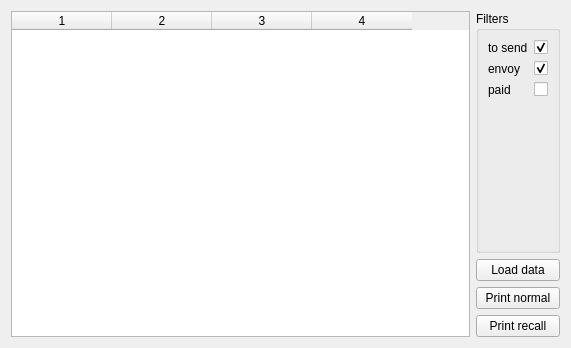
<?xml version="1.0" encoding="UTF-8"?>
<ui version="4.0">
 <class>FormVBROverview</class>
 <widget class="QWidget" name="FormVBROverview">
  <property name="geometry">
   <rect>
    <x>0</x>
    <y>0</y>
    <width>571</width>
    <height>348</height>
   </rect>
  </property>
  <property name="windowTitle">
   <string>Form</string>
  </property>
  <layout class="QHBoxLayout" name="horizontalLayout">
   <item>
    <widget class="QTableWidget" name="tableWidget">
     <property name="columnCount">
      <number>4</number>
     </property>
     <column/>
     <column/>
     <column/>
     <column/>
    </widget>
   </item>
   <item>
    <layout class="QVBoxLayout" name="verticalLayout">
     <item>
      <widget class="QGroupBox" name="groupBox">
       <property name="title">
        <string>Filters</string>
       </property>
       <layout class="QFormLayout" name="formLayout_2">
        <item row="0" column="0">
         <widget class="QLabel" name="toSendLabel">
          <property name="text">
           <string>to send</string>
          </property>
         </widget>
        </item>
        <item row="0" column="1">
         <widget class="QCheckBox" name="toSendCheckBox">
          <property name="checked">
           <bool>true</bool>
          </property>
         </widget>
        </item>
        <item row="1" column="0">
         <widget class="QLabel" name="envoyLabel">
          <property name="text">
           <string>envoy</string>
          </property>
         </widget>
        </item>
        <item row="1" column="1">
         <widget class="QCheckBox" name="envoyCheckBox">
          <property name="checked">
           <bool>true</bool>
          </property>
         </widget>
        </item>
        <item row="2" column="0">
         <widget class="QLabel" name="paidLabel">
          <property name="text">
           <string>paid</string>
          </property>
         </widget>
        </item>
        <item row="2" column="1">
         <widget class="QCheckBox" name="paidCheckBox"/>
        </item>
       </layout>
      </widget>
     </item>
     <item>
      <widget class="QPushButton" name="pushButton">
       <property name="text">
        <string>Load data</string>
       </property>
      </widget>
     </item>
     <item>
      <widget class="QPushButton" name="pushButton_2">
       <property name="text">
        <string>Print normal</string>
       </property>
      </widget>
     </item>
     <item>
      <widget class="QPushButton" name="pushButton_3">
       <property name="text">
        <string>Print recall</string>
       </property>
      </widget>
     </item>
    </layout>
   </item>
  </layout>
 </widget>
 <resources/>
 <connections/>
</ui>
